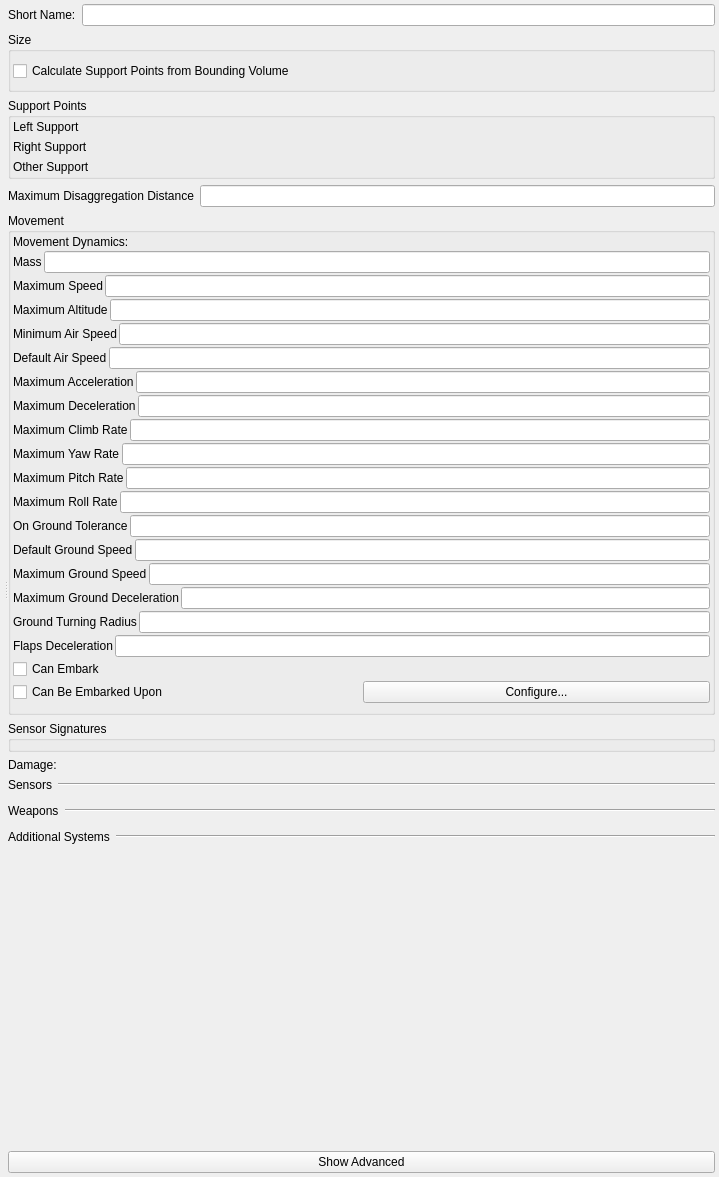
<?xml version="1.0" encoding="UTF-8"?>
<ui version="4.0">
 <class>Form</class>
 <widget class="QWidget" name="Form">
  <property name="geometry">
   <rect>
    <x>0</x>
    <y>0</y>
    <width>719</width>
    <height>1177</height>
   </rect>
  </property>
  <property name="windowTitle">
   <string>Form</string>
  </property>
  <layout class="QVBoxLayout" name="verticalLayout_9">
   <property name="margin">
    <number>4</number>
   </property>
   <item>
    <widget class="QSplitter" name="splitter">
     <property name="orientation">
      <enum>Qt::Horizontal</enum>
     </property>
     <widget class="QWidget" name="layoutWidget">
      <layout class="QVBoxLayout" name="verticalLayout_8">
       <property name="margin">
        <number>0</number>
       </property>
       <item>
        <widget class="QWidget" name="myGeneralCanvas" native="true">
         <property name="sizePolicy">
          <sizepolicy hsizetype="MinimumExpanding" vsizetype="Fixed">
           <horstretch>0</horstretch>
           <verstretch>0</verstretch>
          </sizepolicy>
         </property>
         <property name="element_type" stdset="0">
          <string notr="true">general_canvas</string>
         </property>
        </widget>
       </item>
       <item>
        <widget class="QWidget" name="myDisplayCanvas" native="true">
         <property name="sizePolicy">
          <sizepolicy hsizetype="MinimumExpanding" vsizetype="MinimumExpanding">
           <horstretch>0</horstretch>
           <verstretch>0</verstretch>
          </sizepolicy>
         </property>
         <property name="minimumSize">
          <size>
           <width>0</width>
           <height>0</height>
          </size>
         </property>
         <property name="element_type" stdset="0">
          <string notr="true">display_widget_canvas</string>
         </property>
        </widget>
       </item>
      </layout>
     </widget>
     <widget class="QWidget" name="widget" native="true">
      <layout class="QVBoxLayout" name="verticalLayout_7">
       <property name="margin">
        <number>0</number>
       </property>
       <item>
        <layout class="QHBoxLayout" name="horizontalLayout">
         <item>
          <widget class="QLabel" name="short_name_label">
           <property name="text">
            <string>Short Name:</string>
           </property>
          </widget>
         </item>
         <item>
          <widget class="QLineEdit" name="short_name"/>
         </item>
        </layout>
       </item>
       <item>
        <widget class="QGroupBox" name="boundingVolumeGroupBox">
         <property name="title">
          <string>Size</string>
         </property>
         <layout class="QVBoxLayout" name="verticalLayout_2">
          <property name="leftMargin">
           <number>2</number>
          </property>
          <property name="rightMargin">
           <number>2</number>
          </property>
          <property name="bottomMargin">
           <number>2</number>
          </property>
          <item>
           <widget class="QCheckBox" name="calculate_support_points">
            <property name="text">
             <string>Calculate Support Points from Bounding Volume</string>
            </property>
            <property name="signal_slot" stdset="0">
             <string>released();bounding_volume;onCalculateSupportPointsChanged()</string>
            </property>
           </widget>
          </item>
          <item>
           <widget class="QWidget" name="bounding_volume" native="true"/>
          </item>
         </layout>
        </widget>
       </item>
       <item>
        <widget class="QGroupBox" name="support_points">
         <property name="title">
          <string>Support Points</string>
         </property>
         <property name="disable_if_checked" stdset="0">
          <string>calculate_support_points</string>
         </property>
         <layout class="QGridLayout" name="gridLayout">
          <property name="margin">
           <number>2</number>
          </property>
          <item row="0" column="0">
           <widget class="QLabel" name="left_support_label">
            <property name="sizePolicy">
             <sizepolicy hsizetype="Minimum" vsizetype="Minimum">
              <horstretch>0</horstretch>
              <verstretch>0</verstretch>
             </sizepolicy>
            </property>
            <property name="text">
             <string>Left Support</string>
            </property>
           </widget>
          </item>
          <item row="0" column="1" colspan="2">
           <widget class="QWidget" name="left_support" native="true">
            <property name="sizePolicy">
             <sizepolicy hsizetype="MinimumExpanding" vsizetype="Minimum">
              <horstretch>0</horstretch>
              <verstretch>0</verstretch>
             </sizepolicy>
            </property>
            <property name="element_type" stdset="0">
             <string notr="true">vector-parameter-data</string>
            </property>
            <property name="single_row" stdset="0">
             <bool>true</bool>
            </property>
           </widget>
          </item>
          <item row="1" column="0">
           <widget class="QLabel" name="right_support_label">
            <property name="sizePolicy">
             <sizepolicy hsizetype="Minimum" vsizetype="Minimum">
              <horstretch>0</horstretch>
              <verstretch>0</verstretch>
             </sizepolicy>
            </property>
            <property name="text">
             <string>Right Support</string>
            </property>
           </widget>
          </item>
          <item row="1" column="2">
           <widget class="QWidget" name="right_support" native="true">
            <property name="sizePolicy">
             <sizepolicy hsizetype="MinimumExpanding" vsizetype="Minimum">
              <horstretch>0</horstretch>
              <verstretch>0</verstretch>
             </sizepolicy>
            </property>
            <property name="element_type" stdset="0">
             <string notr="true">vector-parameter-data</string>
            </property>
            <property name="single_row" stdset="0">
             <bool>true</bool>
            </property>
           </widget>
          </item>
          <item row="2" column="0" colspan="2">
           <widget class="QLabel" name="other_support_label">
            <property name="sizePolicy">
             <sizepolicy hsizetype="Minimum" vsizetype="Minimum">
              <horstretch>0</horstretch>
              <verstretch>0</verstretch>
             </sizepolicy>
            </property>
            <property name="text">
             <string>Other Support</string>
            </property>
           </widget>
          </item>
          <item row="2" column="2">
           <widget class="QWidget" name="other_support" native="true">
            <property name="sizePolicy">
             <sizepolicy hsizetype="MinimumExpanding" vsizetype="Minimum">
              <horstretch>0</horstretch>
              <verstretch>0</verstretch>
             </sizepolicy>
            </property>
            <property name="element_type" stdset="0">
             <string notr="true">vector-parameter-data</string>
            </property>
            <property name="single_row" stdset="0">
             <bool>true</bool>
            </property>
           </widget>
          </item>
         </layout>
        </widget>
       </item>
       <item>
        <layout class="QHBoxLayout" name="horizontalLayout_2">
         <item>
          <widget class="QLabel" name="disaggregation_range_label">
           <property name="text">
            <string>Maximum Disaggregation Distance</string>
           </property>
          </widget>
         </item>
         <item>
          <widget class="QLineEdit" name="disaggregation_range">
           <property name="display-units" stdset="0">
            <string notr="true">meters</string>
           </property>
           <property name="source-units" stdset="0">
            <string notr="true">meters</string>
           </property>
           <property name="hide_by_default" stdset="0">
            <bool>true</bool>
           </property>
          </widget>
         </item>
        </layout>
       </item>
       <item>
        <widget class="QGroupBox" name="movementGroupBox">
         <property name="title">
          <string>Movement</string>
         </property>
         <layout class="QVBoxLayout" name="verticalLayout">
          <property name="spacing">
           <number>2</number>
          </property>
          <property name="leftMargin">
           <number>2</number>
          </property>
          <property name="topMargin">
           <number>2</number>
          </property>
          <property name="rightMargin">
           <number>2</number>
          </property>
          <item>
           <layout class="QHBoxLayout" name="horizontalLayout_7">
            <item>
             <widget class="QLabel" name="movement_system_label">
              <property name="text">
               <string>Movement Dynamics:</string>
              </property>
             </widget>
            </item>
            <item>
             <widget class="QWidget" name="movement_system" native="true">
              <property name="category" stdset="0">
               <string>movement</string>
              </property>
              <property name="none-selected-text" stdset="0">
               <string>Immobile</string>
              </property>
              <property name="element_type" stdset="0">
               <string notr="true">single_system_selector</string>
              </property>
             </widget>
            </item>
           </layout>
          </item>
          <item>
           <layout class="QHBoxLayout" name="horizontalLayout_3">
            <item>
             <widget class="QLabel" name="mass_label">
              <property name="text">
               <string>Mass</string>
              </property>
             </widget>
            </item>
            <item>
             <widget class="QLineEdit" name="mass">
              <property name="source-units" stdset="0">
               <string notr="true">kilograms</string>
              </property>
              <property name="display-units" stdset="0">
               <string notr="true">kilograms</string>
              </property>
             </widget>
            </item>
           </layout>
          </item>
          <item>
           <layout class="QHBoxLayout" name="horizontalLayout_4">
            <item>
             <widget class="QLabel" name="max_speed_label">
              <property name="text">
               <string>Maximum Speed</string>
              </property>
             </widget>
            </item>
            <item>
             <widget class="QLineEdit" name="max_speed">
              <property name="source-units" stdset="0">
               <string notr="true">meters-per-second</string>
              </property>
              <property name="display-units" stdset="0">
               <string notr="true">kilometers-per-hour</string>
              </property>
             </widget>
            </item>
           </layout>
          </item>
          <item>
           <layout class="QHBoxLayout" name="horizontalLayout_5">
            <item>
             <widget class="QLabel" name="max_altitude_label">
              <property name="text">
               <string>Maximum Altitude</string>
              </property>
             </widget>
            </item>
            <item>
             <widget class="QLineEdit" name="max_altitude">
              <property name="source-units" stdset="0">
               <string notr="true">meters</string>
              </property>
              <property name="display-units" stdset="0">
               <string notr="true">meters</string>
              </property>
             </widget>
            </item>
           </layout>
          </item>
          <item>
           <layout class="QHBoxLayout" name="horizontalLayout_13">
            <item>
             <widget class="QLabel" name="min_speed_label">
              <property name="text">
               <string>Minimum Air Speed</string>
              </property>
             </widget>
            </item>
            <item>
             <widget class="QLineEdit" name="min_speed">
              <property name="source-units" stdset="0">
               <string notr="true">meters-per-second</string>
              </property>
              <property name="display-units" stdset="0">
               <string notr="true">kilometers-per-hour</string>
              </property>
             </widget>
            </item>
           </layout>
          </item>
          <item>
           <layout class="QHBoxLayout" name="horizontalLayout_14">
            <item>
             <widget class="QLabel" name="ordered_speed_label">
              <property name="text">
               <string>Default Air Speed</string>
              </property>
             </widget>
            </item>
            <item>
             <widget class="QLineEdit" name="ordered_speed">
              <property name="source-units" stdset="0">
               <string notr="true">meters-per-second</string>
              </property>
              <property name="display-units" stdset="0">
               <string notr="true">kilometers-per-hour</string>
              </property>
             </widget>
            </item>
           </layout>
          </item>
          <item>
           <layout class="QHBoxLayout" name="horizontalLayout_15">
            <item>
             <widget class="QLabel" name="max_acceleration_label">
              <property name="text">
               <string>Maximum Acceleration</string>
              </property>
             </widget>
            </item>
            <item>
             <widget class="QLineEdit" name="max_acceleration">
              <property name="source-units" stdset="0">
               <string notr="true">meters-per-second2</string>
              </property>
              <property name="display-units" stdset="0">
               <string notr="true">meters-per-second2</string>
              </property>
             </widget>
            </item>
           </layout>
          </item>
          <item>
           <layout class="QHBoxLayout" name="horizontalLayout_16">
            <item>
             <widget class="QLabel" name="max_deceleration_label">
              <property name="text">
               <string>Maximum Deceleration</string>
              </property>
             </widget>
            </item>
            <item>
             <widget class="QLineEdit" name="max_deceleration">
              <property name="source-units" stdset="0">
               <string notr="true">meters-per-second2</string>
              </property>
              <property name="display-units" stdset="0">
               <string notr="true">meters-per-second2</string>
              </property>
             </widget>
            </item>
           </layout>
          </item>
          <item>
           <layout class="QHBoxLayout" name="horizontalLayout_17">
            <item>
             <widget class="QLabel" name="max_climb_rate_label">
              <property name="text">
               <string>Maximum Climb Rate</string>
              </property>
             </widget>
            </item>
            <item>
             <widget class="QLineEdit" name="max_climb_rate">
              <property name="source-units" stdset="0">
               <string notr="true">meters-per-second</string>
              </property>
              <property name="display-units" stdset="0">
               <string notr="true">meters-per-minute</string>
              </property>
             </widget>
            </item>
           </layout>
          </item>
          <item>
           <layout class="QHBoxLayout" name="horizontalLayout_18">
            <item>
             <widget class="QLabel" name="max_yaw_rate_label">
              <property name="text">
               <string>Maximum Yaw Rate</string>
              </property>
             </widget>
            </item>
            <item>
             <widget class="QLineEdit" name="max_yaw_rate">
              <property name="source-units" stdset="0">
               <string notr="true">radians-per-second</string>
              </property>
              <property name="display-units" stdset="0">
               <string notr="true">degrees-per-second</string>
              </property>
             </widget>
            </item>
           </layout>
          </item>
          <item>
           <layout class="QHBoxLayout" name="horizontalLayout_19">
            <item>
             <widget class="QLabel" name="max_pitch_rate_label">
              <property name="text">
               <string>Maximum Pitch Rate</string>
              </property>
             </widget>
            </item>
            <item>
             <widget class="QLineEdit" name="max_pitch_rate">
              <property name="source-units" stdset="0">
               <string notr="true">radians-per-second</string>
              </property>
              <property name="display-units" stdset="0">
               <string notr="true">degrees-per-second</string>
              </property>
             </widget>
            </item>
           </layout>
          </item>
          <item>
           <layout class="QHBoxLayout" name="horizontalLayout_20">
            <item>
             <widget class="QLabel" name="max_roll_rate_label">
              <property name="text">
               <string>Maximum Roll Rate</string>
              </property>
             </widget>
            </item>
            <item>
             <widget class="QLineEdit" name="max_roll_rate">
              <property name="source-units" stdset="0">
               <string notr="true">radians-per-second</string>
              </property>
              <property name="display-units" stdset="0">
               <string notr="true">degrees-per-second</string>
              </property>
             </widget>
            </item>
           </layout>
          </item>
          <item>
           <layout class="QHBoxLayout" name="horizontalLayout_21">
            <item>
             <widget class="QLabel" name="on_ground_tolerance_label">
              <property name="text">
               <string>On Ground Tolerance</string>
              </property>
             </widget>
            </item>
            <item>
             <widget class="QLineEdit" name="on_ground_tolerance">
              <property name="source-units" stdset="0">
               <string notr="true">meters</string>
              </property>
              <property name="display-units" stdset="0">
               <string notr="true">meters</string>
              </property>
              <property name="hide_by_default" stdset="0">
               <bool>true</bool>
              </property>
             </widget>
            </item>
           </layout>
          </item>
          <item>
           <layout class="QHBoxLayout" name="horizontalLayout_6">
            <item>
             <widget class="QLabel" name="ordered_ground_speed_label">
              <property name="text">
               <string>Default Ground Speed</string>
              </property>
             </widget>
            </item>
            <item>
             <widget class="QLineEdit" name="ordered_ground_speed">
              <property name="souce-units" stdset="0">
               <string notr="true">meters-per-second</string>
              </property>
              <property name="display-units" stdset="0">
               <string notr="true">kilometers-per-hour</string>
              </property>
              <property name="hide_by_default" stdset="0">
               <bool>true</bool>
              </property>
             </widget>
            </item>
           </layout>
          </item>
          <item>
           <layout class="QHBoxLayout" name="horizontalLayout_23">
            <item>
             <widget class="QLabel" name="max_ground_speed_label">
              <property name="text">
               <string>Maximum Ground Speed</string>
              </property>
             </widget>
            </item>
            <item>
             <widget class="QLineEdit" name="max_ground_speed">
              <property name="display-units" stdset="0">
               <string notr="true">kilometers-per-hour</string>
              </property>
              <property name="source-units" stdset="0">
               <string notr="true">meters-per-second</string>
              </property>
              <property name="hide_by_default" stdset="0">
               <bool>true</bool>
              </property>
             </widget>
            </item>
           </layout>
          </item>
          <item>
           <layout class="QHBoxLayout" name="horizontalLayout_24">
            <item>
             <widget class="QLabel" name="max_ground_stopping_deceleration_label">
              <property name="text">
               <string>Maximum Ground Deceleration</string>
              </property>
              <property name="hide_by_default" stdset="0">
               <bool>true</bool>
              </property>
             </widget>
            </item>
            <item>
             <widget class="QLineEdit" name="max_ground_stopping_deceleration">
              <property name="display-units" stdset="0">
               <string notr="true">meters-per-second2</string>
              </property>
              <property name="source-units" stdset="0">
               <string notr="true">meters-per-second2</string>
              </property>
              <property name="hide_by_default" stdset="0">
               <bool>true</bool>
              </property>
             </widget>
            </item>
           </layout>
          </item>
          <item>
           <layout class="QHBoxLayout" name="horizontalLayout_25">
            <item>
             <widget class="QLabel" name="ground_turning_radius_label">
              <property name="text">
               <string>Ground Turning Radius</string>
              </property>
             </widget>
            </item>
            <item>
             <widget class="QLineEdit" name="ground_turning_radius">
              <property name="display-units" stdset="0">
               <string notr="true">meters</string>
              </property>
              <property name="source-units" stdset="0">
               <string notr="true">meters</string>
              </property>
              <property name="hide_by_default" stdset="0">
               <bool>true</bool>
              </property>
             </widget>
            </item>
           </layout>
          </item>
          <item>
           <layout class="QHBoxLayout" name="horizontalLayout_24">
            <item>
             <widget class="QLabel" name="flaps_deceleration_label">
              <property name="text">
               <string>Flaps Deceleration</string>
              </property>
             </widget>
            </item>
            <item>
             <widget class="QLineEdit" name="flaps_deceleration">
              <property name="source-units" stdset="0">
               <string notr="true">meters-per-second2</string>
              </property>
              <property name="display-units" stdset="0">
               <string notr="true">meters-per-second2</string>
              </property>
              <property name="hide_by_default" stdset="0">
               <bool>true</bool>
              </property>
             </widget>
            </item>
           </layout>
          </item>
          <item>
           <widget class="QCheckBox" name="can_embark">
            <property name="text">
             <string>Can Embark</string>
            </property>
           </widget>
          </item>
          <item>
           <layout class="QHBoxLayout" name="horizontalLayout_12">
            <item>
             <widget class="QCheckBox" name="can_be_embarked_upon">
              <property name="text">
               <string>Can Be Embarked Upon</string>
              </property>
             </widget>
            </item>
            <item>
             <widget class="QPushButton" name="configure_embarkation">
              <property name="text">
               <string>Configure...</string>
              </property>
              <property name="enable_if_checked" stdset="0">
               <string notr="true">can_be_embarked_upon</string>
              </property>
              <property name="slot" stdset="0">
               <string notr="true">change_embarkation</string>
              </property>
              <property name="element_type" stdset="0">
               <string notr="true">push_button</string>
              </property>
              <property name="disable_if_multiple_selection" stdset="0">
               <bool>true</bool>
              </property>
             </widget>
            </item>
           </layout>
          </item>
         </layout>
        </widget>
       </item>
       <item>
        <widget class="QGroupBox" name="sensorSignaturesGroupBox">
         <property name="title">
          <string>Sensor Signatures</string>
         </property>
         <layout class="QVBoxLayout" name="verticalLayout_3">
          <property name="spacing">
           <number>2</number>
          </property>
          <property name="margin">
           <number>2</number>
          </property>
          <item>
           <widget class="QWidget" name="sensor_signatures" native="true">
            <property name="default-signatures" stdset="0">
             <string>visual-signature=5.0;radar-signature=16.0;infrared-signature=20.0</string>
            </property>
           </widget>
          </item>
         </layout>
        </widget>
       </item>
       <item>
        <layout class="QHBoxLayout" name="horizontalLayout_8">
         <item>
          <widget class="QLabel" name="damage_system_label">
           <property name="text">
            <string>Damage:</string>
           </property>
          </widget>
         </item>
         <item>
          <widget class="QWidget" name="damage_system" native="true">
           <property name="category" stdset="0">
            <string>damage</string>
           </property>
           <property name="none-selected-text" stdset="0">
            <string>Undamagable</string>
           </property>
           <property name="element_type" stdset="0">
            <string notr="true">single_system_selector</string>
           </property>
          </widget>
         </item>
        </layout>
       </item>
       <item>
        <layout class="QVBoxLayout" name="verticalLayout_4">
         <item>
          <layout class="QHBoxLayout" name="horizontalLayout_9">
           <item>
            <widget class="QLabel" name="sensor_system_selector_label">
             <property name="sizePolicy">
              <sizepolicy hsizetype="Fixed" vsizetype="Fixed">
               <horstretch>0</horstretch>
               <verstretch>0</verstretch>
              </sizepolicy>
             </property>
             <property name="text">
              <string>Sensors</string>
             </property>
            </widget>
           </item>
           <item>
            <widget class="Line" name="line">
             <property name="orientation">
              <enum>Qt::Horizontal</enum>
             </property>
            </widget>
           </item>
          </layout>
         </item>
         <item>
          <widget class="QWidget" name="sensor_system_selector" native="true">
           <property name="category" stdset="0">
            <string>sensor</string>
           </property>
           <property name="element_type" stdset="0">
            <string notr="true">multi_system_selector</string>
           </property>
          </widget>
         </item>
        </layout>
       </item>
       <item>
        <layout class="QVBoxLayout" name="verticalLayout_5">
         <item>
          <layout class="QHBoxLayout" name="horizontalLayout_10">
           <item>
            <widget class="QLabel" name="weapon_system_selector_label">
             <property name="sizePolicy">
              <sizepolicy hsizetype="Fixed" vsizetype="Fixed">
               <horstretch>0</horstretch>
               <verstretch>0</verstretch>
              </sizepolicy>
             </property>
             <property name="text">
              <string>Weapons</string>
             </property>
            </widget>
           </item>
           <item>
            <widget class="Line" name="line_2">
             <property name="orientation">
              <enum>Qt::Horizontal</enum>
             </property>
            </widget>
           </item>
          </layout>
         </item>
         <item>
          <widget class="QWidget" name="weapon_system_selector" native="true">
           <property name="category" stdset="0">
            <string>weapon</string>
           </property>
           <property name="element_type" stdset="0">
            <string notr="true">multi_system_selector</string>
           </property>
          </widget>
         </item>
        </layout>
       </item>
       <item>
        <layout class="QVBoxLayout" name="verticalLayout_6">
         <item>
          <layout class="QHBoxLayout" name="horizontalLayout_11">
           <item>
            <widget class="QLabel" name="other_system_selector_label">
             <property name="sizePolicy">
              <sizepolicy hsizetype="Fixed" vsizetype="Fixed">
               <horstretch>0</horstretch>
               <verstretch>0</verstretch>
              </sizepolicy>
             </property>
             <property name="text">
              <string>Additional Systems</string>
             </property>
            </widget>
           </item>
           <item>
            <widget class="Line" name="line_3">
             <property name="orientation">
              <enum>Qt::Horizontal</enum>
             </property>
            </widget>
           </item>
          </layout>
         </item>
         <item>
          <widget class="QWidget" name="other_system_selector" native="true">
           <property name="category" stdset="0">
            <string>other</string>
           </property>
           <property name="element_type" stdset="0">
            <string notr="true">multi_system_selector</string>
           </property>
          </widget>
         </item>
        </layout>
       </item>
       <item>
        <spacer name="verticalSpacer">
         <property name="orientation">
          <enum>Qt::Vertical</enum>
         </property>
         <property name="sizeHint" stdset="0">
          <size>
           <width>20</width>
           <height>18</height>
          </size>
         </property>
        </spacer>
       </item>
       <item>
        <widget class="QPushButton" name="myShowAdvanced">
         <property name="text">
          <string>Show Advanced</string>
         </property>
         <property name="checkable">
          <bool>true</bool>
         </property>
         <property name="signal_slot" stdset="0">
          <string>toggled(bool);this;showHiddenControls(bool)</string>
         </property>
        </widget>
       </item>
      </layout>
     </widget>
    </widget>
   </item>
  </layout>
 </widget>
 <resources/>
 <connections/>
</ui>
